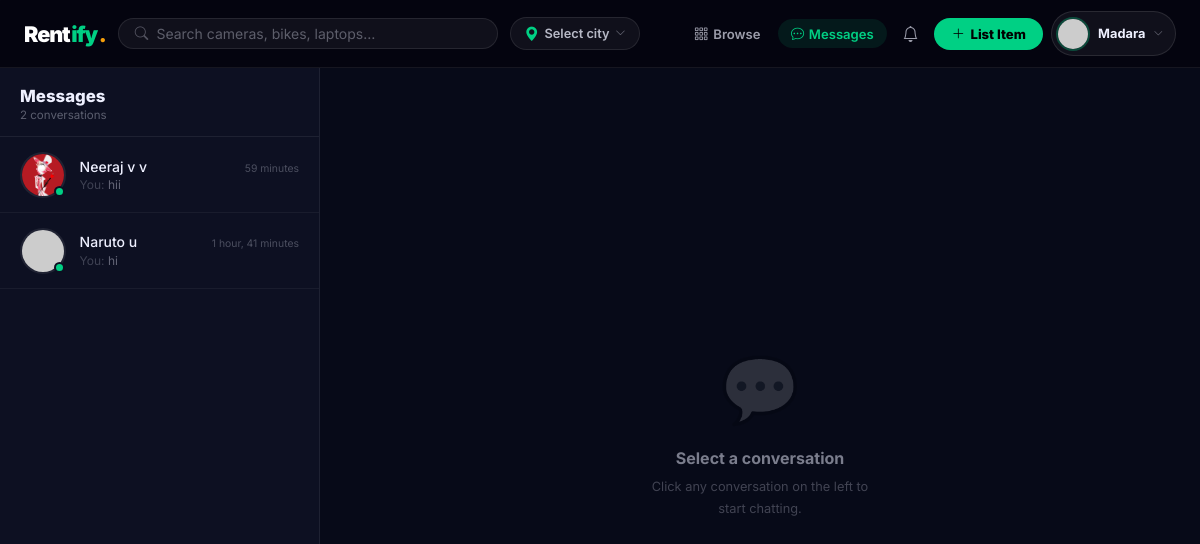
/messaging/ (signed in), run on the app's committed database.
### messaging/models.py (models this page shows, shortened)
class Conversation(models.Model):
    participants = models.ManyToManyField(User, related_name='conversations')
    created_at = models.DateTimeField(auto_now_add=True)
    updated_at = models.DateTimeField(auto_now=True)
    class Meta:
        ordering = ['-updated_at']
    def get_other_participant(self, user):
        return self.participants.exclude(pk=user.pk).first()
    def get_last_message(self):
        return self.messages.order_by('-created_at').first()
    def unread_count(self, user):
        return self.messages.filter(is_read=False).exclude(sender=user).count()

class Message(models.Model):
    conversation = models.ForeignKey(Conversation, on_delete=models.CASCADE, related_name='messages')
    sender = models.ForeignKey(User, on_delete=models.CASCADE, related_name='sent_messages')
    content = models.TextField()
    is_read = models.BooleanField(default=False)
    created_at = models.DateTimeField(auto_now_add=True)
    class Meta:
        ordering = ['created_at']

### accounts/models.py (models this page shows, shortened)
class UserProfile(models.Model):
    user = models.OneToOneField(User, on_delete=models.CASCADE, related_name='profile')
    phone = models.CharField(max_length=20, blank=True)
    address = models.TextField(blank=True)
    bio = models.TextField(blank=True, max_length=500)
    profile_photo = models.ImageField(upload_to='profiles/', blank=True, null=True)
    is_verified = models.BooleanField(default=False)
    rating = models.DecimalField(max_digits=3, decimal_places=2, default=0.00)
    total_reviews = models.IntegerField(default=0)
    total_earnings = models.DecimalField(max_digits=10, decimal_places=2, default=0.00)
    dark_mode = models.BooleanField(default=False)
    created_at = models.DateTimeField(auto_now_add=True)
    updated_at = models.DateTimeField(auto_now=True)
    def get_photo_url(self):
        if self.profile_photo:
            return self.profile_photo.url
        return '/static/images/default-avatar.png'

### messaging/views.py (the view)
# urls.py: path('', views.inbox_view, name='inbox'),
@login_required
def inbox_view(request):
    conversations = request.user.conversations.prefetch_related('participants', 'messages').order_by('-updated_at')
    conv_data = []
    for conv in conversations:
        other = conv.get_other_participant(request.user)
        last_msg = conv.get_last_message()
        unread = conv.unread_count(request.user)
        conv_data.append({
            'conversation': conv,
            'other': other,
            'last_message': last_msg,
            'unread': unread,
        })
    total_unread = sum(c['unread'] for c in conv_data)
    return render(request, 'messaging/inbox.html', {
        'conv_data': conv_data,
        'total_unread': total_unread,
    })

### listings/context_processors.py (called while the page is built)
def browse_location_processor(request):
    return {'browse_location': (request.session.get('browse_location') or '').strip()}

### notifications/context_processors.py (called while the page is built)
def notifications_processor(request):
    ctx = {
        'unread_notifications': [],
        'unread_count': 0,
        'user_listings_count': 0,
        'user_wishlist_count': 0,
        'user_messages_unread': 0,
        'footer_sections': _footer_sections(request),
    }
    if request.user.is_authenticated:
        user = request.user
        ctx['unread_notifications'] = Notification.objects.filter(
            recipient=user, is_read=False
        ).order_by('-created_at')[:8]
        ctx['unread_count'] = Notification.objects.filter(
            recipient=user, is_read=False
        ).count()
        ctx.update(_user_menu_stats(user))
    return ctx

def _user_menu_stats(user):
    from listings.models import Product, Wishlist
    from messaging.models import Message
    listings_count = Product.objects.filter(owner=user).count()
    wishlist_count = Wishlist.objects.filter(user=user).count()
    messages_unread = Message.objects.filter(
        conversation__participants=user,
        is_read=False,
    ).exclude(sender=user).count()
    return {
        'user_listings_count': listings_count,
        'user_wishlist_count': wishlist_count,
        'user_messages_unread': messages_unread,
    }

### subscriptions/context_processors.py (called while the page is built)
def premium_processor(request):
    try:
        if not request.user.is_authenticated:
            return dict(_SAFE_DEFAULT)
        return premium_context(request.user)
    except Exception:
        return dict(_SAFE_DEFAULT)

### subscriptions/utils.py (called while the page is built)
def _db_safe(fn, default=None):
    try:
        return fn()
    except (OperationalError, ProgrammingError):
        return default
    except Exception:
        return default

def get_active_subscription(user):
    if not user or not user.is_authenticated:
        return None
    def _query():
        from .models import UserSubscription
        now = timezone.now()
        return (
            UserSubscription.objects
            .filter(user=user, status='active', expires_at__gt=now)
            .select_related('plan')
            .order_by('-expires_at')
            .first()
        )
    return _db_safe(_query)

def daily_messages_used_today(user):
    def _query():
        from .models import DailyMessageCount
        today = timezone.localdate()
        obj = DailyMessageCount.objects.filter(user=user, date=today).first()
        return obj.count if obj else 0
    return _db_safe(_query, default=0)

### templates/messaging/inbox.html (shortened to what this page needs)
{% extends 'base.html' %}
{% load static %}
{% block content %}
<div class="msg-shell">
  <aside class="msg-sidebar">
    <div class="msg-sidebar-head">
      <div class="msg-sidebar-title">
        Messages
      </div>
      <div class="msg-sidebar-sub">{{ conv_data|length }} conversation{{ conv_data|length|pluralize }}</div>
    </div>
    <div class="conv-list">
      {% if conv_data %}
        {% for item in conv_data %}
        <a href="{% url 'conversation' item.conversation.pk %}" class="conv-item {% if item.unread > 0 %}unread{% endif %}">
          <div class="ci-avatar">
            <img src="{{ item.other.profile.get_photo_url }}"
                 onerror="this.src='https://placehold.co/46/4F8EF7/fff?text={{ item.other.username|first|upper }}'">
            <span class="ci-online"></span>
          </div>
          <div class="ci-body">
            <div class="ci-top">
              <span class="ci-name">{{ item.other.get_full_name|default:item.other.username }}</span>
              {% if item.last_message %}
              <span class="ci-time">{{ item.last_message.created_at|timesince }}</span>
              {% endif %}
            </div>
            <div class="ci-preview">
              {% if item.last_message %}
                {% if item.last_message.sender == request.user %}<span style="color:rgba(238,240,255,.22);">You: </span>{% endif %}
                {{ item.last_message.content|truncatechars:40 }}
              {% else %}
                <span style="font-style:italic;color:rgba(238,240,255,.2);">Say hello!</span>
              {% endif %}
            </div>
          </div>
        </a>
        {% endfor %}
      {% endif %}
    </div>
  </aside>
  <div class="msg-empty-area d-none d-md-flex">
    <div style="font-size:4rem;margin-bottom:1.25rem;opacity:.15;">💬</div>
    <h3 style="font-size:1rem;font-weight:700;color:rgba(238,240,255,.5);margin-bottom:.5rem;">Select a conversation</h3>
    <p style="font-size:.8rem;color:rgba(238,240,255,.25);max-width:240px;line-height:1.7;">
      Click any conversation on the left to start chatting.
    </p>
  </div>
</div>
{% endblock %}

### templates/includes/navbar.html (shortened to what this page needs)
{% if user.is_authenticated %}
<nav class="rfy-nav" id="mainNav">
  <div class="rfy-nav-inner">
    <a href="{% url 'home' %}" class="rfy-brand me-1">
      <span class="b-dark">Rent</span><span style="color:var(--green);">ify</span><span class="b-dot">.</span>
    </a>
    <form class="rfy-search d-none d-md-flex" action="{% url 'browse' %}" method="get" style="max-width:380px;">
      <i class="bi bi-search" style="color:rgba(238,240,255,.3);font-size:.85rem;flex-shrink:0;"></i>
      <input type="text" name="q" placeholder="Search cameras, bikes, laptops…" value="{{ request.GET.q|default:'' }}" autocomplete="off">
    </form>
    <div class="d-none d-lg-flex">
      {% include 'includes/location_dropdown.html' %}
    </div>
    <div class="rfy-nav-right d-none d-lg-flex">
      <a href="{% url 'browse' %}"
         class="rfy-navlink ">
        <i class="bi bi-grid-3x3-gap"></i> Browse
      </a>
      <a href="{% url 'inbox' %}"
         class="rfy-msg-link {% if request.resolver_match.url_name == 'inbox' or request.resolver_match.url_name == 'conversation' %}active{% endif %}">
        <i class="bi bi-chat-dots"></i>
        Messages
      </a>
      <div style="position:relative;">
        <button class="rfy-iconbtn" id="notifBtn" aria-label="Notifications">
          <i class="bi bi-bell"></i>
        </button>
      </div>
      <a href="{% url 'create_listing' %}" class="rfy-list-btn">
        <i class="bi bi-plus-lg"></i> List Item
      </a>
      <div class="rfy-nav-authed-only" style="position:relative;margin-left:.15rem;">
        <button class="rfy-profile-trigger" id="profileBtn" aria-expanded="false">
          <img src="{{ request.user.profile.get_photo_url }}"
               alt="{{ request.user.username }}"
               onerror="this.src='https://placehold.co/34/4F8EF7/fff?text={{ request.user.username|first|upper }}'">
          <span class="pt-name d-none d-xl-block">{{ request.user.first_name|default:request.user.username }}</span>
          <i class="bi bi-chevron-down pt-caret"></i>
        </button>
      </div>
    </div>
  </div>
</nav>
{% endif %}

### static/css/marketplace.css (style rules this page uses)
:root { --bg: #050816; --bg2: #090C1A; --bg3: #0D1020; --surf: #101428; --surf2: #151930; --surf3: #1C2038; --border: rgba(255,255,255,.07); --border2: rgba(255,255,255,.13); --text: #EEF0FF; --text2: rgba(238,240,255,.6); --text3: rgba(238,240,255,.32); --green: #00D084; --green2: #00F59A; --gdim: rgba(0,208,132,.1); --gborder: rgba(0,208,132,.22); --blue: #4F8EF7; --bdim: rgba(79,142,247,.1); --gold: #F59E0B; --red: #FF5272; --rdim: rgba(255,82,114,.1); --purple: #A78BFA; --cyan: #22D3EE; --r-xs: 6px; --r-sm: 10px; --r: 14px; --r-lg: 20px; --r-xl: 28px; --r-2xl: 40px; --ease: cubic-bezier(.16,1,.3,1); --fast: .18s var(--ease); --slow: .4s var(--ease); --sh-sm: 0 2px 8px rgba(0,0,0,.3); --sh: 0 4px 24px rgba(0,0,0,.45); --sh-lg: 0 12px 48px rgba(0,0,0,.6); --sh-xl: 0 24px 80px rgba(0,0,0,.7); --glow-green: 0 0 32px rgba(0,208,132,.2); --glow-blue: 0 0 32px rgba(79,142,247,.18); }
*,*::before,*::after { box-sizing:border-box;margin:0;padding:0 }
img { display:block;max-width:100% }
a { text-decoration:none;color:inherit }
.conv-list { flex:1;overflow-y:auto;scrollbar-width:thin;scrollbar-color:var(--surf3) transparent }
.conv-item { display:flex;align-items:center;gap:.85rem; padding:.85rem 1.25rem;border-bottom:1px solid var(--border); cursor:pointer;transition:background var(--fast);text-decoration:none;color:inherit; }

### static/css/landing-shared.css (style rules this page uses)
:root { --g: #00D084; --g2: #00F59A; --b: #4F8EF7; --gold: #F59E0B; --red: #FF5272; --purple: #A78BFA; --bg: #050510; --surf: rgba(255,255,255,.05); --surf2: rgba(255,255,255,.08); --border: rgba(255,255,255,.08); --border2: rgba(255,255,255,.14); --text: #EEF0FF; --t2: rgba(238,240,255,.65); --t3: rgba(238,240,255,.35); --ease: cubic-bezier(.16,1,.3,1); --r-full: 999px; }
.d-none { display: none !important; }
.d-xl-block { display: none !important; }
@media (min-width: 768px) { .d-md-flex { display: flex !important; } }
@media (min-width: 992px) { .d-lg-flex { display: flex !important; } }
@media (min-width: 1200px) { .d-xl-block { display: block !important; } }

### static/css/dashboard.css (style rules this page uses)
html.auth-ready .rfy-nav-authed-only { opacity: 1; pointer-events: auto; transition: opacity 0.25s ease; }

### templates/messaging/inbox.html (style rules this page uses)
.msg-shell { height: calc(100vh - 66px); display: flex; overflow: hidden; background: #070a18; }
.msg-sidebar { width: 320px; flex-shrink: 0; display: flex; flex-direction: column; border-right: 1px solid rgba(255,255,255,.07); background: #0d1022; overflow: hidden; }
.msg-sidebar-head { padding: 1.1rem 1.25rem .9rem; border-bottom: 1px solid rgba(255,255,255,.07); flex-shrink: 0; }
.msg-sidebar-title { font-size: 1.05rem; font-weight: 800; color: #EEF0FF; margin: 0 0 .15rem; }
.msg-sidebar-sub { font-size: .72rem; color: rgba(238,240,255,.35); }
.conv-list { flex: 1; overflow-y: auto; scrollbar-width: thin; scrollbar-color: rgba(255,255,255,.08) transparent; }
.conv-item { display: flex; align-items: center; gap: .85rem; padding: .9rem 1.25rem; border-bottom: 1px solid rgba(255,255,255,.05); text-decoration: none; color: #EEF0FF; transition: background .15s; position: relative; }
.ci-avatar { position: relative; flex-shrink: 0; }
.ci-avatar img { width: 46px; height: 46px; border-radius: 50%; object-fit: cover; border: 2px solid rgba(255,255,255,.08); }
.ci-online { position: absolute; bottom: 1px; right: 1px; width: 11px; height: 11px; border-radius: 50%; background: #00D084; border: 2px solid #0d1022; }
.ci-body { flex: 1; min-width: 0; }
.ci-top { display: flex; justify-content: space-between; align-items: baseline; gap: .4rem; }
.ci-name { font-size: .875rem; font-weight: 500; color: #EEF0FF; white-space: nowrap; overflow: hidden; text-overflow: ellipsis; }
.ci-time { font-size: .65rem; color: rgba(238,240,255,.28); flex-shrink: 0; }
.ci-preview { font-size: .75rem; color: rgba(238,240,255,.38); white-space: nowrap; overflow: hidden; text-overflow: ellipsis; margin-top: .15rem; }
.msg-empty-area { flex: 1; display: flex; flex-direction: column; align-items: center; justify-content: center; background: #070a18; text-align: center; padding: 2rem; }

### data on the page
Conversation: other.profile.get_photo_url (picture), other.get_full_name "Neeraj v v", last_message.created_at "59 minutes", last_message.content "hii"
Conversation: other.get_full_name "Naruto u", last_message.created_at "1 hour, 41 minutes", last_message.content "hi"

### other printed values
{{ request.user.first_name|default:request.user.username }} "Madara"
{{ conv_data|length }} "2"
